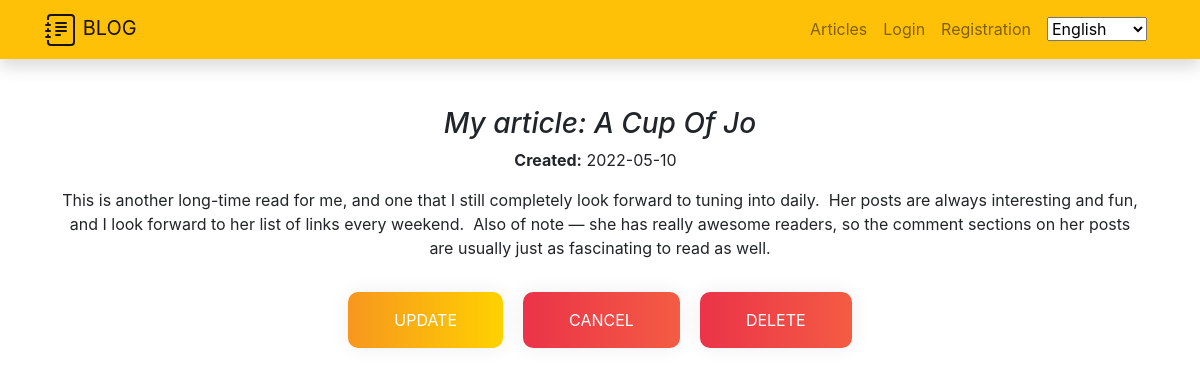
The page /my_articles/2 on the database as committed earlier.
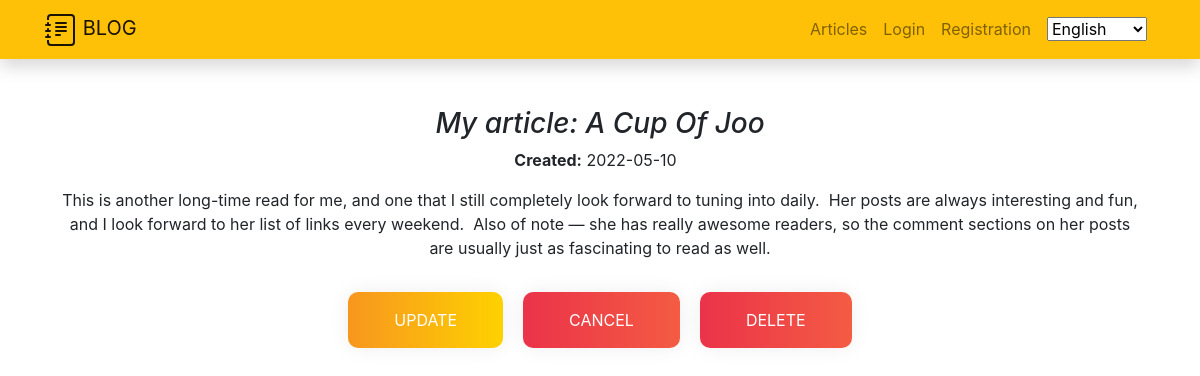
The same page on the database as committed later.
### blog/models.py (models this page shows, shortened)
class Article(models.Model):
    title = models.CharField(_("Title"), max_length=200, null=True, blank=True)
    user = models.ForeignKey(User, verbose_name="User", on_delete=models.SET_NULL, null=True)
    created = models.DateTimeField(auto_now_add=True)
    content = HTMLField(_('Content'), null=True, blank=True)
    class Meta:
        verbose_name = _("Article")
        verbose_name_plural = _("Articles")

### blog/views.py (the view)
# urls.py: path('my_articles/<int:pk>', views.MyArticleDetailView.as_view(), name='my_articles_detail'),
class MyArticleDetailView(DetailView):
    model = Article
    template_name = 'my_article_detail.html'

### blog/templates/my_article_detail.html (shortened to what this page needs)
{% extends "base.html" %}
{% load i18n %}
{% block content %}
<div class="container mb-3 mt-3 text-center" >
    <h3 style="font-style:italic;">{% trans 'My article' %}: {{article.title}}</h3>
    <strong>{% trans 'Created' %}:</strong>&nbsp;{{article.created |date:"Y-m-d "}}&nbsp;
    <p class="mt-3">{{article.content | safe}}</p>
    <div class="row d-flex justify-content-center">
        <a class="btn btn-grad my-3" href="{% url 'article-update' article.pk %}" style="min-width:100px">{% trans 'Update' %}</a>
        <a class="btn btn-delete my-3" href="{% url 'my_articles' %}" style="min-width:100px">{% trans 'Cancel' %}</a>
        <a class="btn btn-delete my-3" href="{% url 'article-delete' article.pk %}" >{% trans 'Delete' %}</a>
    </div>
</div>
{% endblock %}

Rows that differ between the two databases and show on the page:
changed Article: title "A Cup Of Jo" → "A Cup Of Joo"
